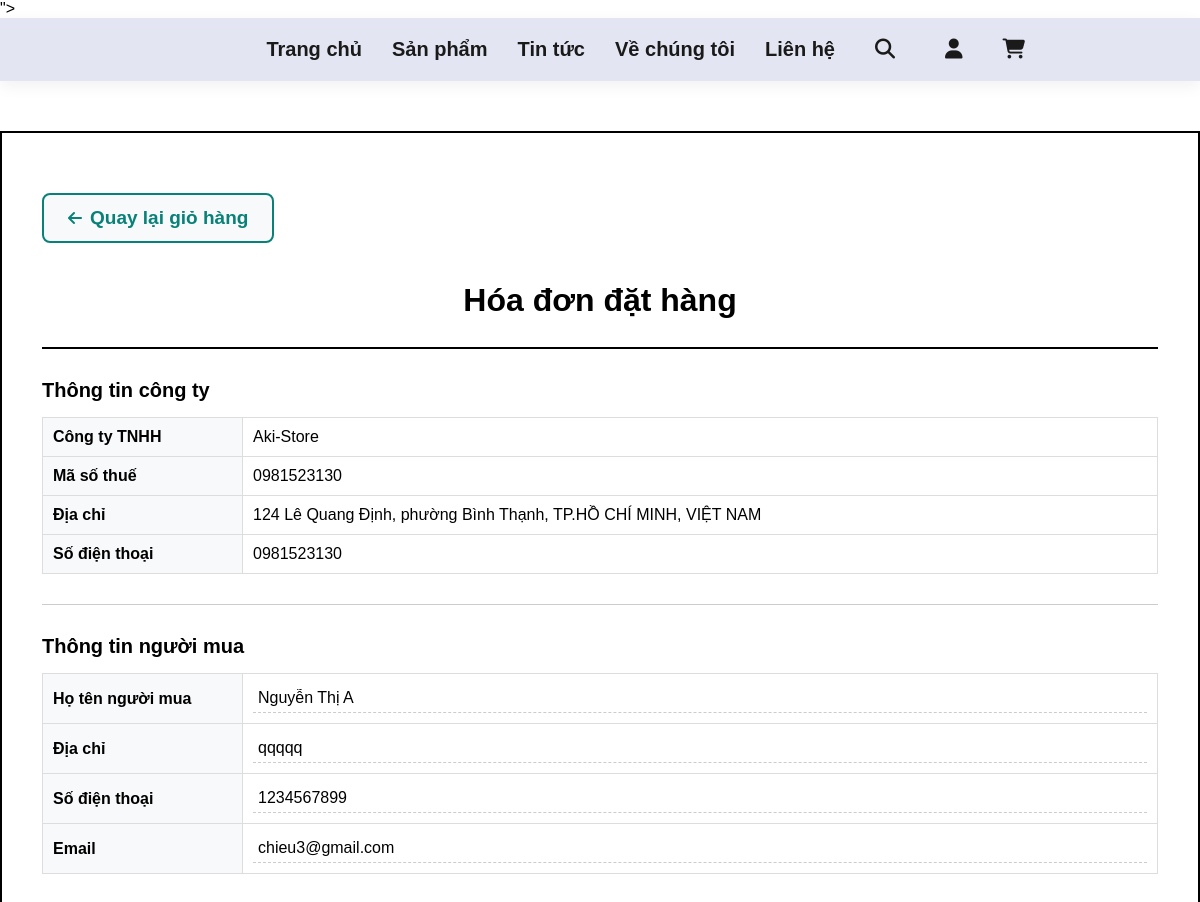
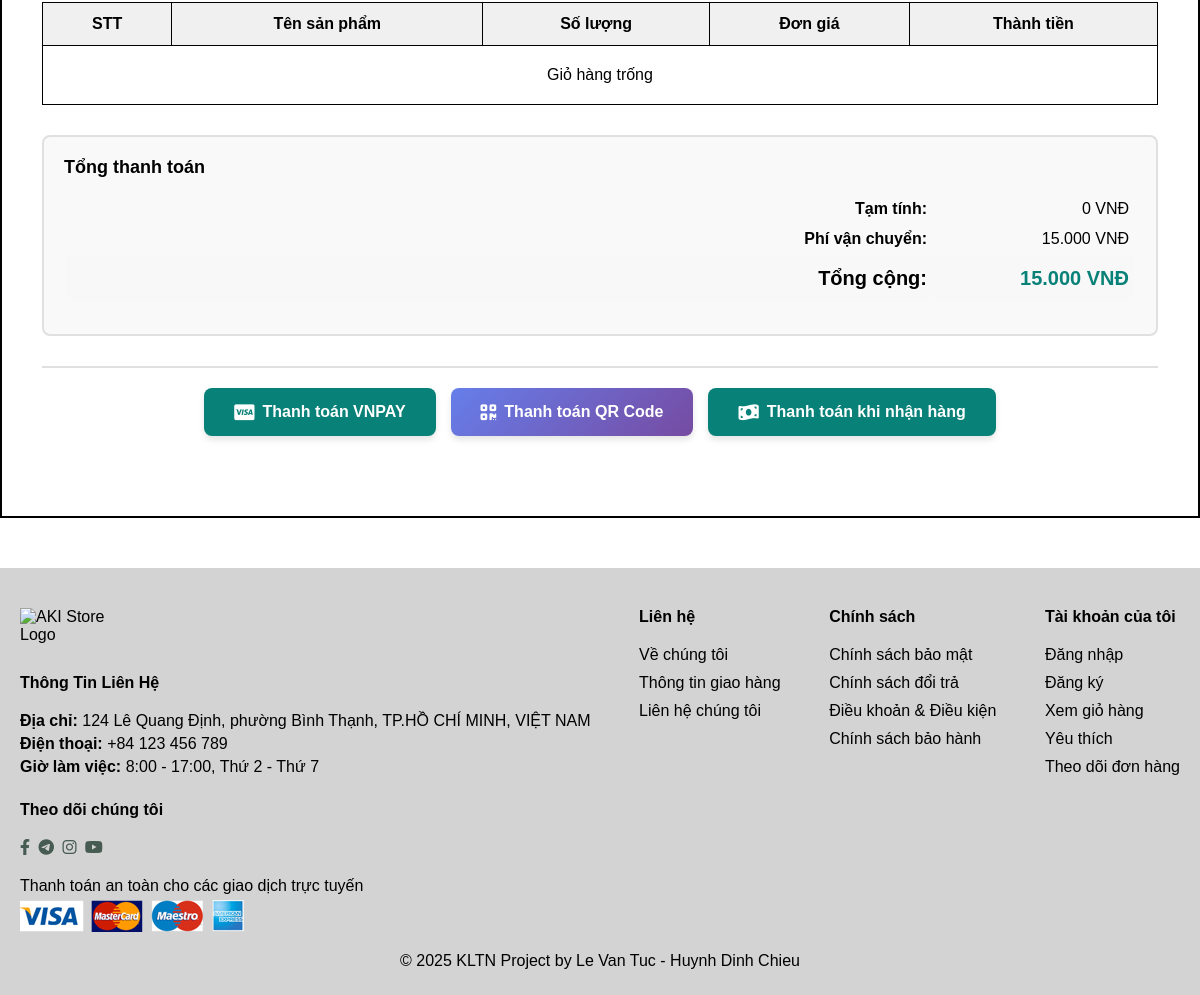
Screenshot of /invoice.php (signed in) with the database file from the repository (2 pictures, top to bottom).
### tables this page shows
CREATE TABLE `user` (
  `ma_user` bigint(20) NOT NULL,
  `ho_ten` varchar(255) DEFAULT NULL,
  `email` varchar(250) DEFAULT NULL,
  `password` varchar(255) DEFAULT NULL,
  `phone` varchar(50) DEFAULT NULL,
  `dia_chi` varchar(255) DEFAULT NULL,
  `vai_tro` enum('quanly','nhanvien','khachhang','nhanvienkho') DEFAULT NULL,
  `created_at` timestamp NULL DEFAULT NULL,
  `update_at` timestamp NULL DEFAULT NULL,
  `ma_vaitro` bigint(20) DEFAULT NULL,
  `trang_thai` enum('active','locked') DEFAULT 'active'
);

CREATE TABLE `don_hang` (
  `ma_donhang` bigint(20) NOT NULL,
  `ten_nguoinhan` varchar(50) NOT NULL,
  `diachi_nhan` varchar(250) NOT NULL,
  `email_nguoinhan` varchar(50) NOT NULL,
  `so_dienthoai` varchar(50) NOT NULL,
  `trangthai_thanhtoan` enum('chua_thanh_toan','da_thanh_toan') NOT NULL,
  `phuongthuc_thanhtoan` varchar(50) NOT NULL,
  `thanh_toan` varchar(50) NOT NULL,
  `tien_hang` double NOT NULL,
  `tien_ship` double NOT NULL,
  `tong_tien` double NOT NULL,
  `ma_user` bigint(20) NOT NULL,
  `created_at` timestamp NOT NULL DEFAULT current_timestamp() ON UPDATE current_timestamp(),
  `update_at` timestamp NOT NULL DEFAULT '0000-00-00 00:00:00',
  `trang_thai` enum('cho_xu_ly','xac_nhan','da_xuat_kho','da_nhap_kho','hoan_thanh','huy') DEFAULT 'cho_xu_ly',
  `order_code` varchar(10) NOT NULL
);

### invoice.php (the view, shortened to what this page needs)
<?php
$db = new Database();
$conn = $db->getConnection();
$user_info = null;
$user_id = $_SESSION['user_id'];
if (isset($_SESSION['user_id'])) {
    $stmt = $conn->prepare("SELECT * FROM user WHERE ma_user = ?");
    $stmt->execute(array($user_id));
    $user_info = $stmt->fetch();
}
$cart_items = array();
$tong_tien = 0;
$shipping_fee = 0;
$final_total = 0;
try {
    $sql = "SELECT
                g.id_giohang,
                g.id_sanpham,
                g.so_luong,
                g.thanh_tien,
                s.ten_sanpham,
                s.hinh_anh,
                s.gia,
                s.gia_khuyen_mai,
                s.mau_sac
            FROM gio_hang g
            INNER JOIN san_pham s ON g.id_sanpham = s.id_sanpham
            WHERE g.ma_user = ?
            ORDER BY g.created_at DESC";
    $stmt = $conn->prepare($sql);
    $stmt->execute(array($user_id));
    $cart_items = $stmt->fetchAll();
    if (!isset($_SESSION['cart_summary'])) {
        $stmt_ship = $conn->prepare("SELECT tien_ship FROM don_hang WHERE ma_user = ? ORDER BY ma_donhang DESC LIMIT 1");
        $stmt_ship->execute(array($user_id));
        $ship_info = $stmt_ship->fetch();
        $shipping_fee = $ship_info ? $ship_info['tien_ship'] : 30000;
        $final_total = $tong_tien + $shipping_fee;
    }
} catch (PDOException $e) {
    error_log("Lỗi: " . $e->getMessage());
}
?>
<!DOCTYPE html>
<html lang="vi">
<head>
    <link rel="stylesheet" href="https://cdnjs.cloudflare.com/ajax/libs/font-awesome/6.2.0/css/all.min.css">
    <link rel="stylesheet" href="style.css?v=<?php echo time(); ?>
    <link rel="stylesheet" href="css/responsive.css?v=1765636813">">
</head>
<body>
    <section id="header">
        <div>
            <ul id="navbar">
                <li><a href="index.php">Trang chủ</a></li>
                <li><a href="shop.php">Sản phẩm</a></li>
                <li><a href="blog.php">Tin tức</a></li>
                <li><a href="about.php">Về chúng tôi</a></li>
                <li><a href="contact.php">Liên hệ</a></li>
                <li id="search-icon"><a href="#"><i class="fa-solid fa-search"></i></a></li>
                <li id="user-icon" tabindex="0">
                    <a href="#" tabindex="-1"><i class="fa-solid fa-user"></i></a>
                </li>
                <li id="lg-bag">
                    <a href="cart.php" style="position: relative;">
                        <i class="fa-solid fa-cart-shopping"></i>
                    </a>
                </li>
            </ul>
        </div>
    </section>
    <div class="invoice-container">
        <a href="cart.php" class="back-link">
            <i class="fas fa-arrow-left"></i>Quay lại giỏ hàng
        </a>
        <div class="invoice-header">
            <h1>Hóa đơn đặt hàng</h1>
        </div>
        <div class="company-info">
            <h3>Thông tin công ty</h3>
            <table class="info-table">
                <tr>
                    <td>Công ty TNHH</td>
                    <td>Aki-Store</td>
                </tr>
                <tr>
                    <td>Mã số thuế</td>
                    <td>0981523130</td>
                </tr>
                <tr>
                    <td>Địa chỉ</td>
                    <td>124 Lê Quang Định, phường Bình Thạnh, TP.HỒ CHÍ MINH, VIỆT NAM</td>
                </tr>
                <tr>
                    <td>Số điện thoại</td>
                    <td>0981523130</td>
                </tr>
            </table>
        </div>
        <div style="border-bottom: 1px solid #ccc; margin: 30px 0;"></div>
        <div class="customer-info">
            <h3>Thông tin người mua</h3>
            <table class="info-table">
                <tr>
                    <td>Họ tên người mua</td>
                    <td>
                        <input type="text" class="editable-input" id="customer-name"
                               value="<?php echo $user_info ? htmlspecialchars($user_info['ho_ten']) : ''; ?>"
                               required>
                    </td>
                </tr>
                <tr>
                    <td>Địa chỉ</td>
                    <td>
                        <input type="text" class="editable-input" id="customer-address"
                               value="<?php echo $user_info ? htmlspecialchars($user_info['dia_chi']) : ''; ?>"
                               required>
                    </td>
                </tr>
                <tr>
                    <td>Số điện thoại</td>
                    <td>
                        <input type="text" class="editable-input" id="customer-phone"
                               value="<?php echo $user_info ? htmlspecialchars($user_info['phone']) : ''; ?>"
                               pattern="[0-9]{10}" maxlength="10" required>
                    </td>
                </tr>
                <tr>
                    <td>Email</td>
                    <td>
                        <input type="email" class="editable-input" id="customer-email"
                               value="<?php echo $user_info ? htmlspecialchars($user_info['email']) : ''; ?>"
                               required>
                    </td>
                </tr>
            </table>
        </div>
        <table class="invoice-table">
            <thead>
                <tr>
                    <th>STT</th>
                    <th>Tên sản phẩm</th>
                    <th>Số lượng</th>
                    <th>Đơn giá</th>
                    <th>Thành tiền</th>
                </tr>
            </thead>
            <tbody>
                <?php
                if (count($cart_items) > 0):
                    foreach ($cart_items as $index => $item):
                        $don_gia = $item['gia_khuyen_mai'] > 0 ? $item['gia_khuyen_mai'] : $item['gia'];
                ?>
                <tr>
                    <td><?php echo $index + 1; ?></td>
                    <td><?php echo htmlspecialchars($item['ten_sanpham']); ?></td>
                    <td><?php echo $item['so_luong']; ?></td>
                    <td><?php echo number_format($don_gia, 0, ',', '.'); ?> VNĐ</td>
                    <td><?php echo number_format($item['thanh_tien'], 0, ',', '.'); ?> VNĐ</td>
                </tr>
                <?php
                    endforeach;
                else:
                ?>
                <tr>
                    <td colspan="5" style="text-align: center; padding: 20px;">Giỏ hàng trống</td>
                </tr>
                <?php endif; ?>
            </tbody>
        </table>
        <div class="total-row">
            <h3 style="text-align: left; margin-bottom: 15px; font-size: 18px;">Tổng thanh toán</h3>
            <table style="width: 100%; margin-bottom: 10px;">
                <tr>
                    <td style="text-align: right; padding: 5px; border: none;"><strong>Tạm tính:</strong></td>
                    <td style="text-align: right; padding: 5px; border: none; width: 200px;"><?php echo number_format($tong_tien, 0, ',', '.'); ?> VNĐ</td>
                </tr>
                <tr>
                    <td style="text-align: right; padding: 5px; border: none;"><strong>Phí vận chuyển:</strong></td>
                    <td style="text-align: right; padding: 5px; border: none;"><?php echo number_format($shipping_fee, 0, ',', '.'); ?> VNĐ</td>
                </tr>
                <tr style="border-top: 2px solid #000; background: #f8f8f8;">
                    <td style="text-align: right; padding: 12px 5px; border: none;"><strong style="font-size: 20px;">Tổng cộng:</strong></td>
                    <td style="text-align: right; padding: 12px 5px; border: none;"><strong style="font-size: 20px; color: #088178;"><?php echo number_format($final_total, 0, ',', '.'); ?> VNĐ</strong></td>
                </tr>
            </table>
        </div>
        <div class="payment-buttons">
            <button class="payment-btn" onclick="window.location.href='payment_vnpay.php'">
                <i class="fab fa-cc-visa"></i> Thanh toán VNPAY
            </button>
            <button class="payment-btn sepay-btn" onclick="submitSepayPayment()">
                <i class="fas fa-qrcode"></i> Thanh toán QR Code
            </button>
            <button class="payment-btn" onclick="confirmCOD()">
                <i class="fas fa-money-bill-wave"></i> Thanh toán khi nhận hàng
            </button>
        </div>
    </div>
    <?php include 'includes/footer.php'; ?>
</body>
</html>

### style.css (style rules this page uses)
* { margin: 0; padding: 0; box-sizing: border-box; font-family: Arial, sans-serif; }
h1 { font-size: 50px; line-height: 64px; color: #222; }
body { width: 100%; }
#header { display: flex; align-items: center; justify-content: space-between; padding: 20px 80px; background: #e3e6f2; box-shadow: 0 5px 15px rgba(0,0,0,0.06); z-index: 999; position: sticky; top: 0; left: 0; }
#navbar { display: flex; align-items: center; justify-content: center; margin-right: 100px; }
#navbar li { list-style: none; padding: 0 20px; position: relative; }
#navbar li a { text-decoration: none; color: #1a1a1a; font-weight: 600; font-size: 25px; font-family: Arial, sans-serif; transition: 0.3s ease; }
#search-icon { margin: 0 10px; }
#search-icon a { color: #1a1a1a; font-size: 18px; transition: 0.3s ease; }
#user-icon { position: relative; margin: 0 10px; }
#user-icon a { color: #1a1a1a; font-size: 18px; transition: 0.3s ease; }
@media (min-width: 1025px) and (max-width: 1279px) { #header { padding: 20px 60px; } }
@media (min-width: 1025px) and (max-width: 1279px) { #navbar li { padding: 0 15px; } }
@media (min-width: 1025px) and (max-width: 1279px) { #navbar li a { font-size: 20px; } }
@media (min-width: 1025px) and (max-width: 1279px) { h1 { font-size: 42px; line-height: 54px; } }
@media (min-width: 768px) { body { font-size: 16px; } }

### invoice.php (style rules this page uses)
body { font-size: 16px; color: #000; }
.invoice-container { max-width: 1200px; margin: 50px auto; background: white; padding: 40px; border: 2px solid #000; font-size: 16px; color: #000; }
.invoice-header { text-align: center; border-bottom: 2px solid #000; padding-bottom: 20px; margin-bottom: 30px; }
.invoice-header h1 { font-size: 32px; margin: 0; font-weight: bold; color: #000; }
.company-info, .customer-info { margin-bottom: 30px; }
.company-info h3, .customer-info h3 { font-size: 20px; font-weight: bold; color: #000; margin-bottom: 15px; }
.info-table { width: 100%; border-collapse: collapse; margin-bottom: 20px; }
.info-table td { padding: 10px; border: 1px solid #ddd; font-size: 16px; color: #000; }
.info-table td:first-child { font-weight: bold; width: 200px; background: #f8f9fa; }
.editable-input { border: none; border-bottom: 1px dashed #ccc; padding: 5px; font-size: 16px; width: 100%; background: transparent; color: #000; }
.invoice-table { width: 100%; border-collapse: collapse; margin: 30px 0; }
.invoice-table th { background: #f0f0f0; border: 1px solid #000; padding: 12px; text-align: center; font-weight: bold; font-size: 16px; color: #000; }
.invoice-table td { border: 1px solid #000; padding: 12px; text-align: center; font-size: 16px; color: #000; }
.invoice-table td:first-child { text-align: center; width: 50px; }
.total-row { text-align: right; margin-top: 30px; font-size: 16px; background: #f9f9f9; padding: 20px; border-radius: 8px; border: 2px solid #e0e0e0; }
.total-row strong { display: inline-block; margin-left: 20px; font-weight: bold; color: #000; }
.payment-buttons { margin-top: 30px; margin-bottom: 20px; text-align: center; display: flex; gap: 15px; justify-content: center; flex-wrap: wrap; padding: 20px; background: #fff; border-top: 2px solid #e0e0e0; }
.payment-btn { display: inline-flex; align-items: center; gap: 8px; padding: 15px 30px; background: #088178; color: white; border: none; cursor: pointer; font-size: 16px; font-weight: bold; transition: all 0.3s; border-radius: 8px; box-shadow: 0 4px 6px rgba(0,0,0,0.1); }
.payment-btn.sepay-btn { background: linear-gradient(135deg, #667eea 0%, #764ba2 100%); }
.payment-btn i { font-size: 18px; }
.back-link { display: inline-flex; align-items: center; gap: 8px; margin: 20px 0 30px 0; padding: 12px 24px; background: #f8f9fa; color: #088178; text-decoration: none; font-size: 19px; font-weight: bold; border: 2px solid #088178; border-radius: 8px; transition: all 0.3s; }
.back-link i { font-size: 16px; transition: transform 0.3s; }

### rows the page displays
user: ho_ten "Nguyễn Thị A", dia_chi "qqqqq", phone "1234567899", email "chieu3@gmail.com"
don_hang: tien_ship "15.000"

### other values shown
$tong_tien "0"
